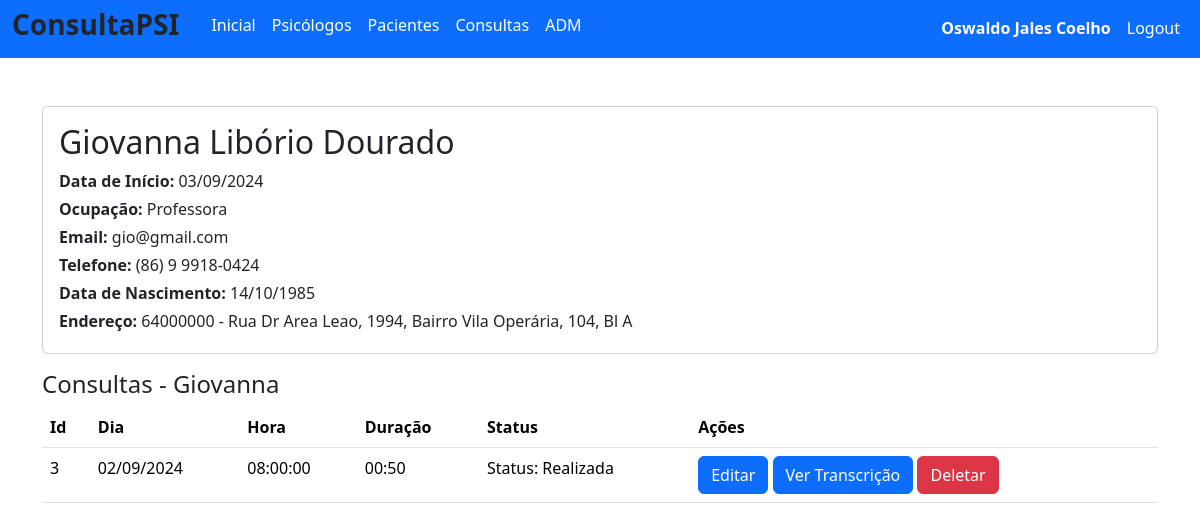
/pacientes/3 (signed in), run on the app's committed database.
### database/models/user_model.py (models this page shows, shortened)
class User(db.Model, UserMixin):
    __tablename__ = "user"
    id = db.Column('id', db.Integer, primary_key=True)
    nome = db.Column('nome', db.String(150))
    sobrenome = db.Column('sobrenome', db.String(150))
    crp = db.Column('crp', db.String(20))
    abordagem = db.Column('abordagem', db.String(50))
    email = db.Column('email', db.String(50), unique=True)
    telefone = db.Column('telefone', db.String(15), unique=True, nullable=False)
    login = db.Column('login', db.String(50), unique=True, nullable=False)
    senha = db.Column('senha', db.String(550), nullable=False)
    tipo = db.Column('tipo', db.String(25), nullable=False, default="none")

### database/models/paciente_model.py (models this page shows, shortened)
class Paciente(db.Model):
    __tablename__ = 'paciente'
    id = db.Column(db.Integer, primary_key=True, autoincrement=True)
    nome = db.Column(db.String(50), nullable=False)
    sobrenome = db.Column(db.String(150), nullable=False)
    cpf = db.Column(db.String(11), nullable=False, unique=True)
    nascimento = db.Column(db.Date, nullable=False)
    genero = db.Column(db.String(30), nullable=False)
    email = db.Column(db.String(50), nullable=False, unique=True)
    ocupacao = db.Column(db.String(50), nullable=False)
    cep = db.Column(db.String(8), nullable=False)
    endereco = db.Column(db.String(150), nullable=False)
    endereco_complemento = db.Column(db.String(150), nullable=False)
    fone = db.Column(db.String(15), nullable=False)
    datainicio = db.Column(db.Date, nullable=False)
    convenios_id = db.Column(db.Integer, db.ForeignKey('convenio.id'), nullable=True)

### database/models/consulta_model.py (models this page shows, shortened)
class Consulta(db.Model):
    __tablename__ = 'consulta'
    id = db.Column(db.Integer, primary_key=True, autoincrement=True)
    data_marcacao = db.Column('data_marcacao', db.String(50), nullable=False)
    data_consulta = db.Column('data_consulta', db.Date, nullable=False)
    hora_consulta = db.Column('hora_consulta', db.Time, nullable=False)
    duracao = db.Column('duracao', db.String(8), nullable=False, default="00:50:00")
    consulta_status_id = db.Column('consulta_status_id', db.Integer, db.ForeignKey('status_consulta.id'), nullable=False)
    convenios_id = db.Column('convenios_id', db.Integer, db.ForeignKey('convenio.id'), nullable=False)
    id_paciente = db.Column('id_paciente', db.Integer, db.ForeignKey('paciente.id'), nullable=False)
    psi_id = db.Column('psi_id', db.Integer, db.ForeignKey('user.id'), nullable=False)
    paciente = db.relationship('Paciente', backref='consultas')
    convenio = db.relationship('Convenio', backref='consultas')
    psi = db.relationship('User', backref='consultas')
    status = db.relationship('StatusConsulta', backref='consultas')
    transcricao = db.relationship('Transcricao', uselist=False, backref='consulta')

### database/models/status_consulta_model.py (models this page shows, shortened)
class StatusConsulta(db.Model):
    __tablename__ = 'status_consulta'
    id = db.Column(db.Integer, primary_key=True, autoincrement=True)
    status = db.Column(db.String(50), nullable=False)
    def __repr__(self):
        return f"Status: {self.status}"

### routes/pacientes.py (the view)
@blueprint_pacientes.route('/<int:id>', methods=['GET', 'POST'])
def pagina_paciente(id):
    paciente, error = PacienteService.get_paciente_by_id(id)
    consultas, error = ConsultaService.get_consulta_pacientes_por_id(id)
    if error:
        flash(error)
        return redirect('/pacientes/recovery')
    if request.method == 'GET':
        return render_template('pagina_pacientes.html', paciente=paciente, consultas=consultas)
    if request.method == 'POST':
        pass

### main.py (called while the page is built)
@app.template_filter('format_phone')
def format_phone(phone):
    return f"({phone[:2]}) {phone[2]} {phone[3:7]}-{phone[7:]}"

### routes/login.py (called while the page is built)
@login_manager.user_loader
def get_user(id):
    return User.query.get(id)

### service/consulta_service.py (called while the page is built)
    @staticmethod
    def get_consulta_pacientes_por_id(id_paciente):
        try:
            consultas = (
                db.session.query(Consulta)
                .join(Paciente)
                .filter(Consulta.id_paciente == id_paciente)
                .order_by(Consulta.id.desc())
                .all()
            )
            return consultas, None
        except Exception as e:
            return None, str(e)

### service/paciente_service.py (called while the page is built)
    @staticmethod
    def get_paciente_by_id(id):
        try:
            paciente = Paciente.query.get(id)
            if not paciente:
                return None, "Paciente não encontrado"
            return paciente, None
        except Exception as e:
            return None, str(e)

### templates/pagina_pacientes.html (shortened to what this page needs)
{% extends 'base.html' %}
{% block conteudo %}
<div class="card mb-3">
    <div class="card-body">
        <h2 class="card-title"> {{ paciente.nome }} {{ paciente.sobrenome }}</h2>
        <p class="mb-1"> <strong>Data de Início:</strong> {{ paciente.datainicio.strftime('%d/%m/%Y') }}</p>
        <p class="mb-1"> <strong>Ocupação:</strong> {{ paciente.ocupacao }}</p>
        <p class="mb-1"> <strong>Email:</strong> {{ paciente.email }}</p>
        <p class="mb-1"> <strong>Telefone:</strong> {{ paciente.fone | format_phone }}</p>
        <p class="mb-1"> <strong>Data de Nascimento:</strong> {{ paciente.nascimento.strftime('%d/%m/%Y') }}</p>
        <p class="mb-1"> <strong>Endereço:</strong> {{ paciente.cep }} - {{ paciente.endereco }}, {{ paciente.endereco_complemento }}</p>
    </div>
</div>
<h4>Consultas - {{ paciente.nome }}</h4>
<table class="table">
    <thead>
        <tr>
            <th scope="col">Id</th>
            <th scope="col">Dia</th>
            <th scope="col">Hora</th>
            <th scope="col">Duração</th>
            <th scope="col">Status</th>
            <th scope="col">Ações</th>
        </tr>
    </thead>
    <tbody>
        {% for consulta in consultas %}
        <tr>
            <td>{{ consulta.id }}</td>
            <td>{{ consulta.data_consulta.strftime('%d/%m/%Y') }}</td>
            <td>{{ consulta.hora_consulta }}</td>
            <td>{{ consulta.duracao }}</td>
            <td>{{ consulta.status }}</td>
            <td>
                <a type="button" class="btn btn-primary" href="/consultas/update/{{ consulta.id }}">Editar</a>
                {% if current_user.id == consulta.psi_id %}
                    {% if consulta.transcricao %}
                        <button type="button" class="btn btn-primary" data-bs-toggle="modal" data-bs-target="#transcricaoModal" data-id="{{ consulta.transcricao.id }}">Ver Transcrição</button>
                    {% else %}
                        <a type="button" class="btn btn-success" href="/transcricoes/start/{{ consulta.id }}">Iniciar Transcrição</a>
                    {% endif %}
                {% endif %}
                <a type="button" class="btn btn-danger" href="/consultas/delete/{{ consulta.id }}">Deletar</a>
            </td>
        </tr>
        {% endfor %}
    </tbody>
</table>
{% endblock %}

### templates/base.html (shortened to what this page needs)
<!doctype html>
<html lang="pt-BR">
  <head>
    <link href="https://cdn.jsdelivr.net/npm/bootstrap@5.3.2/dist/css/bootstrap.min.css" rel="stylesheet">
  </head>
  <body>
    <nav class="navbar navbar-expand-lg navbar bg-primary"  data-bs-theme="dark">
        <div class="container-fluid">
            <ul class="navbar-nav">
              <li> <h3 class="fw-bold me-4">ConsultaPSI</h3>  </li>
              {% if current_user.is_authenticated %}
              <li class="nav-item"><a class="nav-link active mb-0 h1" href="/">Inicial</a> </li>
              <li class="nav-item"><a class="nav-link active mb-0 h1" href="/psi/recovery">Psicólogos</a> </li>
              <li class="nav-item"><a class="nav-link active mb-0 h1" href="/pacientes/recovery">Pacientes</a> </li>
              <li class="nav-item"><a class="nav-link active mb-0 h1" href="/consultas/recovery">Consultas</a> </li>
              <li class="nav-item"><a class="nav-link active mb-0 h1" href="/adm/recovery">ADM</a> </li>
              {% endif %}
            </ul>
              <ul class="navbar-nav ms-auto">
              {% if current_user.is_authenticated %}
                <li class="nav-item"><p class="nav-link active mb-0 h1"><b> {{current_user.nome}} {{current_user.sobrenome}}</b></p> </li>
                <li class="nav-item"><a class="nav-link active mb-0 h1" href="/logout">Logout</a> </li>
              {% else %}
                <li class="nav-item"><a class="nav-link active mb-0 h1" href="/login">Login</a> </li>
                <li class="nav-item"><a class="nav-link active mb-0 h1" href="/login/register">Register</a> </li>
              {% endif %}
              </ul>
        </div>
    </nav>
    <div class="container">
      <br>
      <br>
        {% block conteudo %}
        {% endblock %}
        <br>
        <br>
        <br>
        <br>
    </div>
  </body>

### data on the page
User: nome "Oswaldo", sobrenome "Jales Coelho"
Paciente: nome "Giovanna", sobrenome "Libório Dourado", datainicio "03/09/2024", ocupacao "Professora", email "gio@gmail.com", fone "(86) 9 9918-0424", nascimento "14/10/1985", cep "64000000", endereco "Rua Dr Area Leao, 1994, Bairro Vila Operária", endereco_complemento "104, Bl A"
Consulta: id "3", data_consulta "02/09/2024", hora_consulta "08:00:00", duracao "00:50", status "Status: Realizada"
